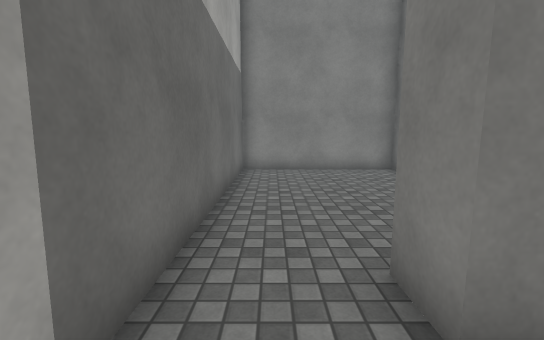
[1] (above)

23 first-person views from a walk through a Unity game level. The camera is 1.4 m above the floor, tilts 8° down and sees 90° across. The floor is counted in squares, 1 m on a side. Each view is taken from the middle of a square. On the plan, view 1 faces up. The plan holds only what a view shows up to about 13 squares ahead; the rest is blank. The place goes on beyond the plan. The player character is not drawn. Some surface patterns are stand-ins.

[2]
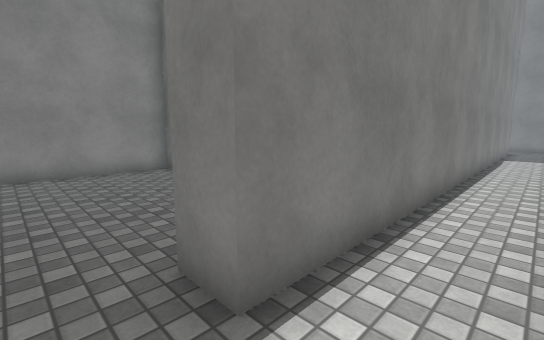

[3]
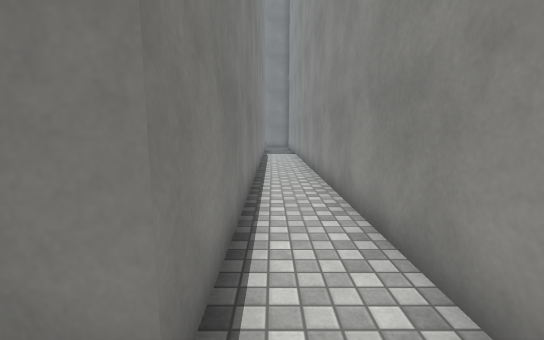

[4]
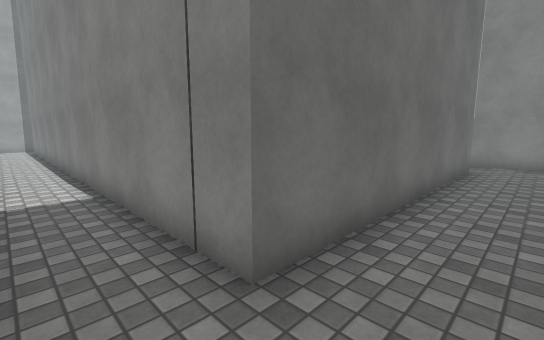

[5]
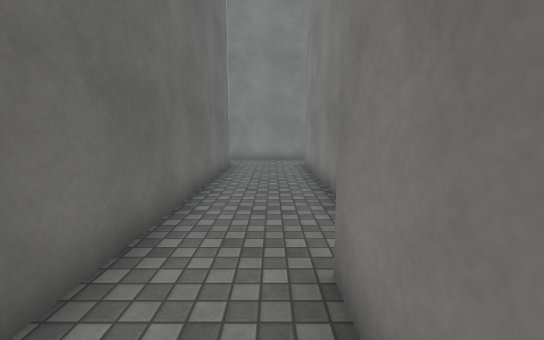

[6]
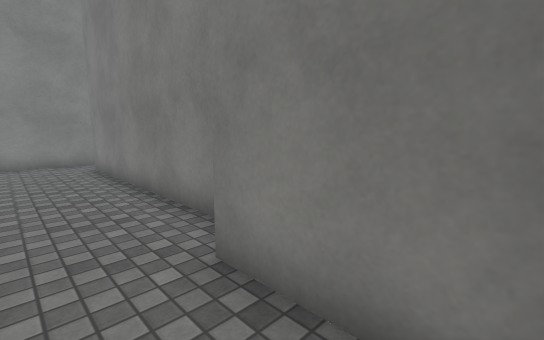

[7]
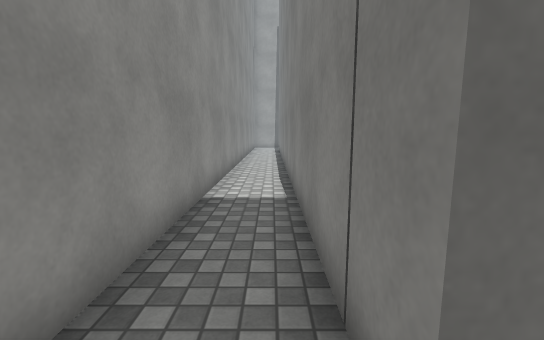

[8]
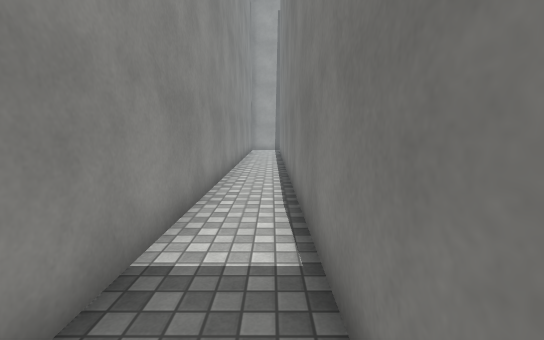

[9]
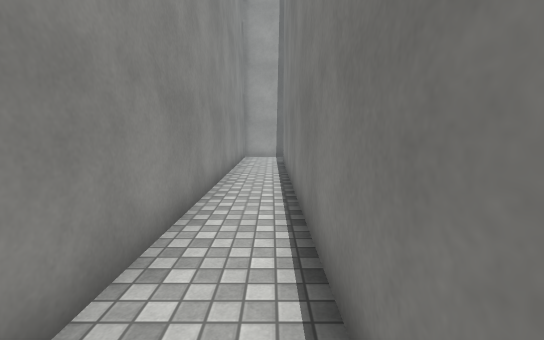

[10]
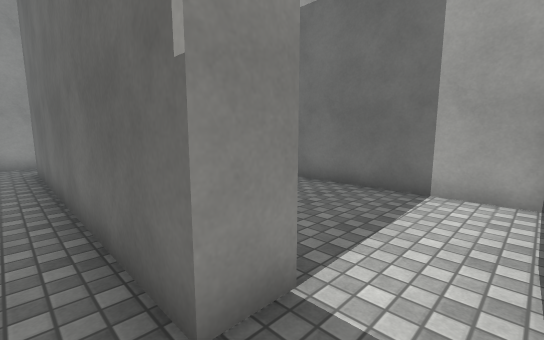

[11]
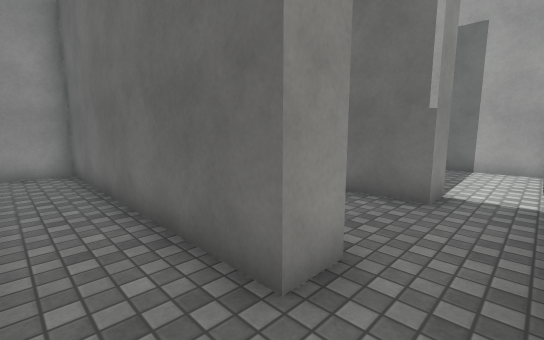

[12]
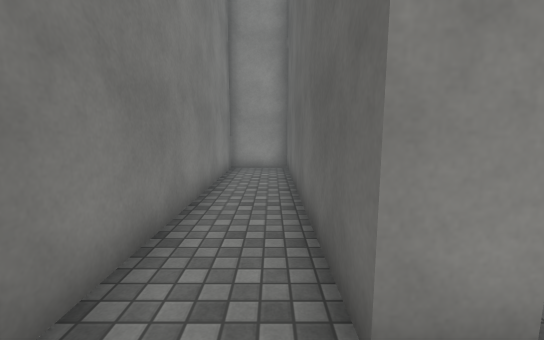

[13]
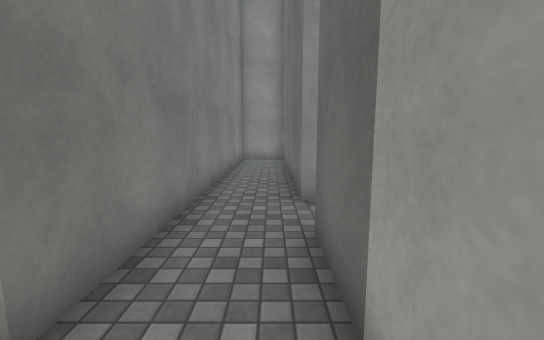

[14]
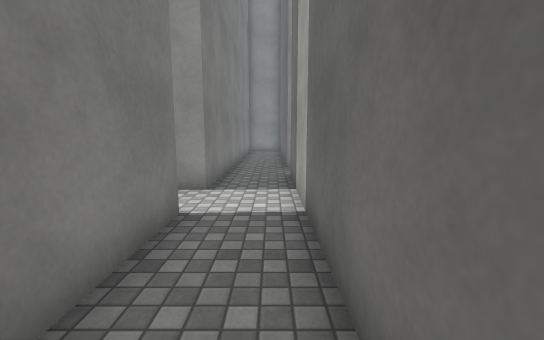

[15]
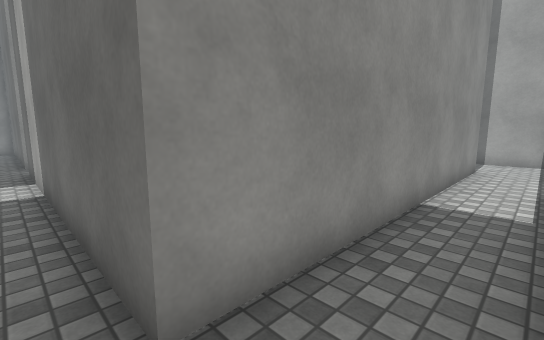

[16]
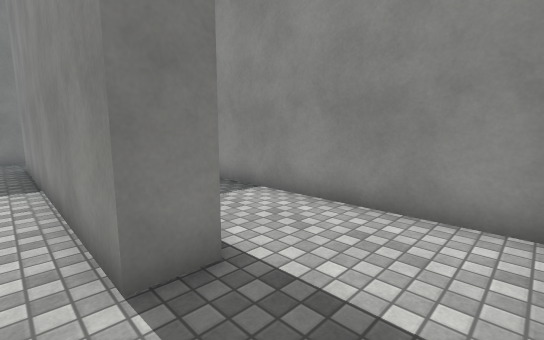

[17]
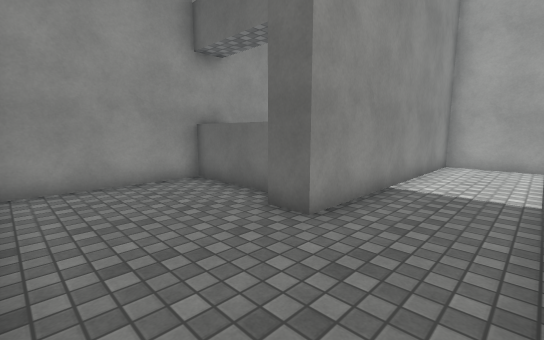

[18]
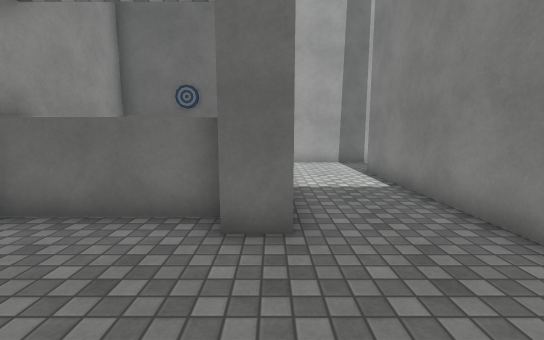

[19]
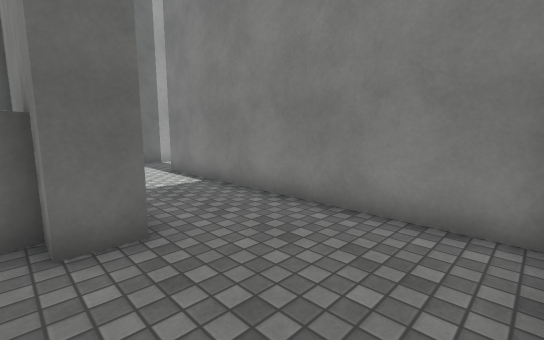

[20]
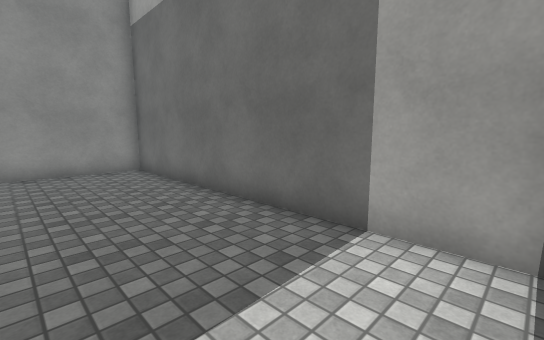

[21]
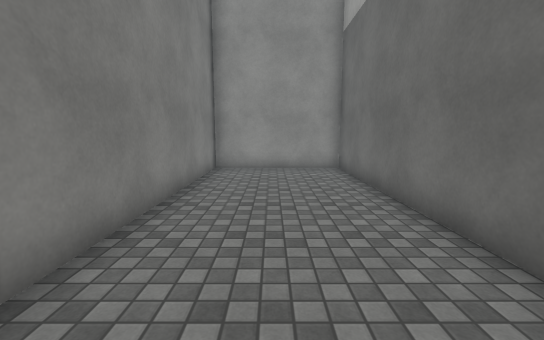

[22]
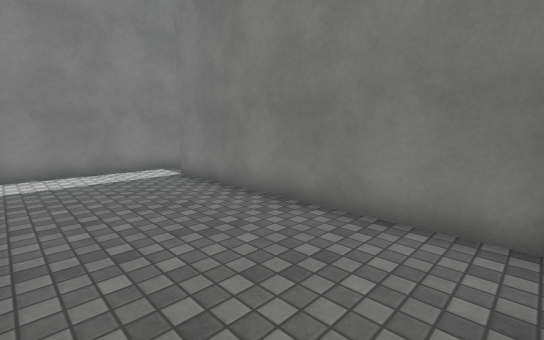

[23]
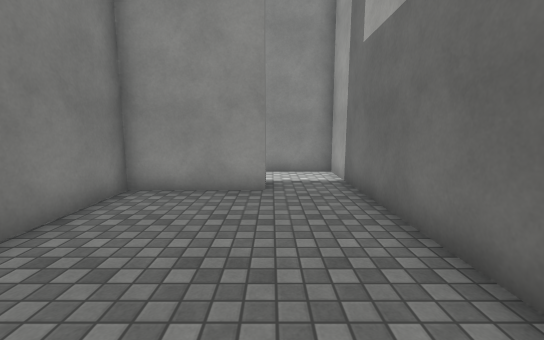

### Floor plan
Points are (right, up) in squares from view 1. A wall is a line through its corners. A room is listed if a view was taken in it or the views show most of it. See-through windows are left out.
Room 1 (views 1, 2, 3, 4, 5, 6, 7, 8, 9, 10)
walls: (24.6, -0.1) (24.6, 2.5); (25.4, 3.8) (25.4, 11.5) (26.4, 11.5); (21.2, 11.5) (22.2, 11.5) (22.2, 1.5) (1.2, 1.5) (1.2, 2.5); (25.9, 13.4) (20.4, 13.4); (-1.1, 2.5) (-1.1, -0.5) (23, -0.5)
ways out: opening at (26, 12.5) to room 2; opening at (21.5, 12.5) to room 4; opening at (0.5, 2) to room 5
Room 2 (views 11, 12)
walls: (26.4, 11.5) (26.4, 2.5) (28.6, 2.5) (28.6, 15.5); (26.4, 15.4) (26.4, 13.4)
ways out: opening at (26, 12.5) to room 1; opening at (27.5, 14.5) to room 3
Room 3 (views 13, 14, 15, 16, 17, 18, 19)
walls: (20.6, 18.4) (20.6, 14.4); (25.1, 22.4) (15.4, 22.4) (15.4, 23.4) (26.4, 23.4) (26.4, 15.4); (19.5, 14.4) (25.1, 14.4); (28.6, 23.2) (28.6, 24.1); (28.6, 17.4) (28.6, 20.5); (12.5, 25.1) (12.5, 19.3) (21.4, 19.3) (21.4, 18.3) (20.4, 18.3)
ways out: opening at (27.5, 14.5) to room 2; opening at (29, 16.5)
Room 4 (views 20, 21, 22)
walls: (16.4, 13.1) (16.4, 2.5) (21.2, 2.5); (20.4, 13.4) (16.9, 13.4); (21.2, 2.2) (21.2, 11.5)
ways out: opening at (21.5, 12.5) to room 1
Room 5 (view 23)
walls: (1.2, 2.5) (4.5, 2.5) (4.5, 5.6); (4.5, 10.1) (-1.1, 10.1) (-1.1, 2.5)
ways out: opening at (0.5, 2) to room 1

Positions as (right, up) in squares from view 1, and headings:
1: (0, 0), facing up
2: (0, 0), facing up-right
3: (0, 1), facing right
4: (24, 0), facing up-left
5: (24, 0), facing up
6: (23, 0), facing up-right
7: (23, 1), facing left
8: (20, 1), facing left
9: (14, 1), facing left
10: (23, 13), facing down-left
11: (28, 13), facing down-left
12: (27, 13), facing down
13: (27, 17), facing down
14: (27, 22), facing down
15: (27, 25), facing down-left
16: (13, 24), facing down-right
17: (25, 22), facing down-left
18: (25, 19), facing left
19: (25, 18), facing up-left
20: (20, 13), facing down-left
21: (19, 13), facing down
22: (17, 3), facing up-right
23: (1, 9), facing down
